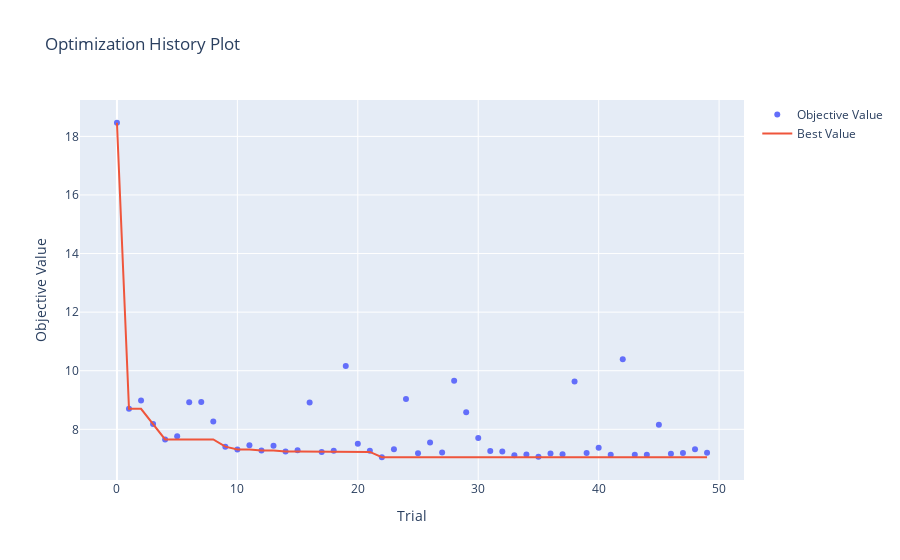
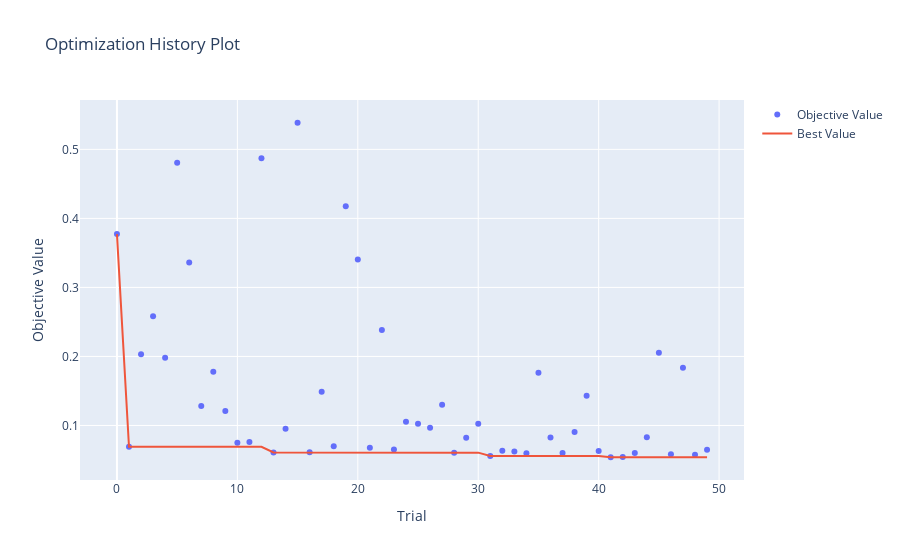

The cell these charts' notebook holds for them, in order:
### Markdown cell above
# Hyperparameter tuning 
hyperparameter tuning was performed using Optuna and baysian optimisation for XGBoost.
Hyperparameters
Learning rate: Step size shrinkage to prevent overfitting
Number of trees: Number of boosting rounds, 
maximum depth: Maximum depth of each tree, 
subsample: Fraction of training data used for training each tree, 
Colsample bytree: Fraction of features considered for each tree, 
regularisation: L2 and L1 regularization parameters
## Optuna
Optuna is an excellent tool for hyperparameter tuning, and it can be particularly useful for optimizing models like Random Forest, XGBoost, and LightGBM. It is highly flexible, efficient, and well-suited for machine learning tasks with large or complex search spaces.
Allows custom objective functions, making it easy to tailor the optimization process.
Uses Tree-Structured Parzen Estimator (TPE) for intelligent exploration of the hyperparameter space.
Prunes trials early when they are unlikely to outperform the best trial, saving computation time.
### Tree-Structured Parzen Estimator (TPE)
o	Instead of modeling the objective function directly (like GP), TPE models the probability distributions of good and bad hyperparameter configurations.
o	Uses these distributions to focus on sampling from regions of the hyperparameter space likely to yield better results.
o	Handles high-dimensional, mixed (categorical, discrete, and continuous), and hierarchical search spaces more effectivel
## Baysian optimisation
how baysian optimisation works is yRandomly sample a few hyperparameter configurations and evaluate the model performance.
o	Build a probabilistic model (e.g., Gaussian Process) to approximate the relationship between hyperparameters and performance.
o	Use a function like Expected Improvement (EI) or Upper Confidence Bound (UCB) to decide where to sample next.
o	The acquisition function trades off exploration and exploitation.
o	Evaluate the selected configuration, update the surrogate model, and repeat until a stopping criterion is met (e.g., number of iterations or time limit)..

### Code cell
import pandas as pd
import numpy as np
import optuna
import xgboost as xgb
from sklearn.model_selection import train_test_split
from sklearn.preprocessing import MinMaxScaler
from sklearn.metrics import mean_squared_error
import optuna.visualization as vis

# Load your dataset from Excel
data = pd.read_excel("crystallisation_data.xlsx")

# Features (X) and target variables (y) for Particle Size and Yield
X = data[['V_stage1', 'V_stage2', 'V_stage3', 'T_stage1', 'T_stage2', 'T_stage3', 'feed_flowrate', 'seed_flowrate']]
y_particle_size = data['particle_size']  # Target for Particle Size
y_yield = data['yield']  # Target for Yield

# Normalize features using MinMaxScaler
scaler = MinMaxScaler()
X_normalized = scaler.fit_transform(X)  # Normalized features

# Split the data into training, validation, and test sets for both targets
X_train, X_temp, y_train_ps, y_temp_ps, y_train_yield, y_temp_yield = train_test_split(X_normalized, y_particle_size, y_yield, test_size=0.4, random_state=42)
X_val, X_test, y_val_ps, y_test_ps, y_val_yield, y_test_yield = train_test_split(X_temp, y_temp_ps, y_temp_yield, test_size=0.5, random_state=42)

# Optuna objective function for hyperparameter tuning
def objective(trial):
    # Suggest hyperparameters
    param = {
        'objective': 'reg:squarederror',
        'eval_metric': 'rmse',
        'learning_rate': trial.suggest_float("learning_rate", 0.01, 0.3),
        'max_depth': trial.suggest_int("max_depth", 3, 10),
        'min_child_weight': trial.suggest_float("min_child_weight", 1, 10),
        'subsample': trial.suggest_float("subsample", 0.5, 1.0),
        'colsample_bytree': trial.suggest_float("colsample_bytree", 0.5, 1.0),
        # Removed n_estimators from here
    }

    # Train and validate the XGBoost model
    dtrain = xgb.DMatrix(X_train, label=y_train_ps)
    dval = xgb.DMatrix(X_val, label=y_val_ps)

    evals = [(dtrain, "train"), (dval, "eval")]

    # Use num_boost_round instead of n_estimators
    model = xgb.train(
        param,
        dtrain,
        num_boost_round=200,  # This is where the number of boosting rounds is defined
        evals=evals,
        early_stopping_rounds=10,
        verbose_eval=False
    )

    # Predict on the validation set
    y_val_pred = model.predict(dval)

    # Calculate RMSE using the new way (for version 1.6 onwards)
    rmse_val = np.sqrt(mean_squared_error(y_val_ps, y_val_pred))  # Direct RMSE calculation
    return rmse_val

# Run Optuna optimization for Particle Size
study = optuna.create_study(direction="minimize")
study.optimize(objective, n_trials=50)

# Best parameters
print("Best parameters for Particle Size:", study.best_params)

# Visualizations

# 1. Optimization history
fig_optimization_history = vis.plot_optimization_history(study)
fig_optimization_history.show()

# Train final model using best parameters for Particle Size
best_params_ps = study.best_params
dtrain_ps = xgb.DMatrix(X_train, label=y_train_ps)
dtest_ps = xgb.DMatrix(X_test)

final_model_ps = xgb.train(best_params_ps, dtrain_ps, num_boost_round=200)

# Evaluate the final model on the test set for Particle Size
y_test_pred_ps = final_model_ps.predict(dtest_ps)
test_rmse_ps = np.sqrt(mean_squared_error(y_test_ps, y_test_pred_ps))  # Calculate RMSE directly
print("Test RMSE for Particle Size:", test_rmse_ps)

# Now repeat for Yield (you can copy this part with minor changes)
# Optuna objective function for Yield
def objective_yield(trial):
    # Suggest hyperparameters
    param = {
        'objective': 'reg:squarederror',
        'eval_metric': 'rmse',
        'learning_rate': trial.suggest_float("learning_rate", 0.01, 0.3),
        'max_depth': trial.suggest_int("max_depth", 3, 10),
        'min_child_weight': trial.suggest_float("min_child_weight", 1, 10),
        'subsample': trial.suggest_float("subsample", 0.5, 1.0),
        'colsample_bytree': trial.suggest_float("colsample_bytree", 0.5, 1.0),
        # Removed n_estimators from here
    }

    # Train and validate the XGBoost model for Yield
    dtrain = xgb.DMatrix(X_train, label=y_train_yield)
    dval = xgb.DMatrix(X_val, label=y_val_yield)

    evals = [(dtrain, "train"), (dval, "eval")]

    model = xgb.train(
        param,
        dtrain,
        num_boost_round=200,  # This is where the number of boosting rounds is defined
        evals=evals,
        early_stopping_rounds=10,
        verbose_eval=False
    )

    # Predict on the validation set
    y_val_pred = model.predict(dval)

    # Calculate RMSE for Yield
    rmse_val = np.sqrt(mean_squared_error(y_val_yield, y_val_pred))
    return rmse_val

# Run Optuna optimization for Yield
study_yield = optuna.create_study(direction="minimize")
study_yield.optimize(objective_yield, n_trials=50)

# Best parameters for Yield
print("Best parameters for Yield:", study_yield.best_params)

# Visualizations

# 1. Optimization history for Yield
fig_optimization_history_yield = vis.plot_optimization_history(study_yield)
fig_optimization_history_yield.show()

# Train final model using best parameters for Yield
best_params_yield = study_yield.best_params
dtrain_yield = xgb.DMatrix(X_train, label=y_train_yield)
dtest_yield = xgb.DMatrix(X_test)

final_model_yield = xgb.train(best_params_yield, dtrain_yield, num_boost_round=200)

# Evaluate the final model on the test set for Yield
y_test_pred_yield = final_model_yield.predict(dtest_yield)
test_rmse_yield = np.sqrt(mean_squared_error(y_test_yield, y_test_pred_yield))  # Calculate RMSE directly
print("Test RMSE for Yield:", test_rmse_yield)

### Figure 1 — Plotly figure (JSON) as saved in the notebook; plotly's stock layout.template omitted (floating-point values rounded to 4 significant figures)
{"data": [{"mode": "markers", "name": "Objective Value", "type": "scatter", "x": [0, 1, 2, 3, 4, 5, 6, 7, 8, 9, 10, 11, 12, 13, 14, 15, 16, 17, 18, 19, 20, 21, 22, 23, 24, 25, 26, 27, 28, 29, 30, 31, 32, 33, 34, 35, 36, 37, 38, 39, 40, 41, 42, 43, 44, 45, 46, 47, 48, 49], "y": [18.47, 8.697, 8.98, 8.183, 7.654, 7.76, 8.922, 8.932, 8.265, 7.407, 7.312, 7.458, 7.28, 7.442, 7.241, 7.287, 8.914, 7.228, 7.267, 10.16, 7.511, 7.265, 7.046, 7.315, 9.032, 7.181, 7.548, 7.21, 9.658, 8.58, 7.704, 7.257, 7.244, 7.111, 7.142, 7.066, 7.17, 7.15, 9.636, 7.189, 7.366, 7.134, 10.39, 7.131, 7.133, 8.159, 7.164, 7.189, 7.321, 7.201]}, {"mode": "lines", "name": "Best Value", "type": "scatter", "x": [0, 1, 2, 3, 4, 5, 6, 7, 8, 9, 10, 11, 12, 13, 14, 15, 16, 17, 18, 19, 20, 21, 22, 23, 24, 25, 26, 27, 28, 29, 30, 31, 32, 33, 34, 35, 36, 37, 38, 39, 40, 41, 42, 43, 44, 45, 46, 47, 48, 49], "y": [18.47, 8.697, 8.697, 8.183, 7.654, 7.654, 7.654, 7.654, 7.654, 7.407, 7.312, 7.312, 7.28, 7.28, 7.241, 7.241, 7.241, 7.228, 7.228, 7.228, 7.228, 7.228, 7.046, 7.046, 7.046, 7.046, 7.046, 7.046, 7.046, 7.046, 7.046, 7.046, 7.046, 7.046, 7.046, 7.046, 7.046, 7.046, 7.046, 7.046, 7.046, 7.046, 7.046, 7.046, 7.046, 7.046, 7.046, 7.046, 7.046, 7.046]}, {"marker": {"color": "#cccccc"}, "mode": "markers", "name": "Infeasible Trial", "showlegend": false, "type": "scatter", "x": [], "y": []}], "layout": {"autosize": true, "title": {"text": "Optimization History Plot"}, "xaxis": {"autorange": true, "range": [-2.995, 51.99], "title": {"text": "Trial"}, "type": "linear"}, "yaxis": {"autorange": true, "range": [6.104, 19.41], "title": {"text": "Objective Value"}, "type": "linear"}}}

### Figure 2 — Plotly figure (JSON) as saved in the notebook; plotly's stock layout.template omitted (floating-point values rounded to 4 significant figures)
{"data": [{"mode": "markers", "name": "Objective Value", "type": "scatter", "x": [0, 1, 2, 3, 4, 5, 6, 7, 8, 9, 10, 11, 12, 13, 14, 15, 16, 17, 18, 19, 20, 21, 22, 23, 24, 25, 26, 27, 28, 29, 30, 31, 32, 33, 34, 35, 36, 37, 38, 39, 40, 41, 42, 43, 44, 45, 46, 47, 48, 49], "y": [0.3772, 0.06921, 0.203, 0.2583, 0.1981, 0.4804, 0.336, 0.1283, 0.1778, 0.121, 0.07483, 0.07595, 0.4873, 0.06083, 0.09541, 0.5386, 0.06118, 0.149, 0.06996, 0.4177, 0.3406, 0.06776, 0.2382, 0.06502, 0.1054, 0.1024, 0.09665, 0.13, 0.06066, 0.08224, 0.1023, 0.05568, 0.06332, 0.06227, 0.05977, 0.1763, 0.08275, 0.06015, 0.09057, 0.143, 0.06302, 0.05397, 0.05442, 0.06016, 0.08289, 0.2052, 0.05828, 0.1836, 0.05768, 0.06468]}, {"mode": "lines", "name": "Best Value", "type": "scatter", "x": [0, 1, 2, 3, 4, 5, 6, 7, 8, 9, 10, 11, 12, 13, 14, 15, 16, 17, 18, 19, 20, 21, 22, 23, 24, 25, 26, 27, 28, 29, 30, 31, 32, 33, 34, 35, 36, 37, 38, 39, 40, 41, 42, 43, 44, 45, 46, 47, 48, 49], "y": [0.3772, 0.06921, 0.06921, 0.06921, 0.06921, 0.06921, 0.06921, 0.06921, 0.06921, 0.06921, 0.06921, 0.06921, 0.06921, 0.06083, 0.06083, 0.06083, 0.06083, 0.06083, 0.06083, 0.06083, 0.06083, 0.06083, 0.06083, 0.06083, 0.06083, 0.06083, 0.06083, 0.06083, 0.06066, 0.06066, 0.06066, 0.05568, 0.05568, 0.05568, 0.05568, 0.05568, 0.05568, 0.05568, 0.05568, 0.05568, 0.05568, 0.05397, 0.05397, 0.05397, 0.05397, 0.05397, 0.05397, 0.05397, 0.05397, 0.05397]}, {"marker": {"color": "#cccccc"}, "mode": "markers", "name": "Infeasible Trial", "showlegend": false, "type": "scatter", "x": [], "y": []}], "layout": {"autosize": true, "title": {"text": "Optimization History Plot"}, "xaxis": {"autorange": true, "range": [-2.995, 51.99], "title": {"text": "Trial"}, "type": "linear"}, "yaxis": {"autorange": true, "range": [0.01398, 0.5786], "title": {"text": "Objective Value"}, "type": "linear"}}}
